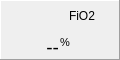
   <widget class="QFrame" name="FIO2Show_frame">
    <property name="geometry">
     <rect>
      <x>780</x>
      <y>380</y>
      <width>120</width>
      <height>60</height>
     </rect>
    </property>
    <property name="frameShape">
     <enum>QFrame::Panel</enum>
    </property>
    <property name="frameShadow">
     <enum>QFrame::Raised</enum>
    </property>
    <widget class="QLabel" name="FIO2Show_value">
     <property name="geometry">
      <rect>
       <x>1</x>
       <y>19</y>
       <width>58</width>
       <height>40</height>
      </rect>
     </property>
     <property name="font">
      <font>
       <pointsize>14</pointsize>
      </font>
     </property>
     <property name="autoFillBackground">
      <bool>true</bool>
     </property>
     <property name="styleSheet">
      <string notr="true"/>
     </property>
     <property name="frameShape">
      <enum>QFrame::NoFrame</enum>
     </property>
     <property name="text">
      <string>--</string>
     </property>
     <property name="textFormat">
      <enum>Qt::RichText</enum>
     </property>
     <property name="alignment">
      <set>Qt::AlignBottom|Qt::AlignRight|Qt::AlignTrailing</set>
     </property>
     <property name="margin">
      <number>4</number>
     </property>
     <property name="indent">
      <number>0</number>
     </property>
    </widget>
    <widget class="QLabel" name="FIO2Show_unit">
     <property name="geometry">
      <rect>
       <x>60</x>
       <y>35</y>
       <width>60</width>
       <height>15</height>
      </rect>
     </property>
     <property name="font">
      <font>
       <pointsize>8</pointsize>
      </font>
     </property>
     <property name="text">
      <string>%</string>
     </property>
    </widget>
    <widget class="QLabel" name="FIO2Show_label">
     <property name="geometry">
      <rect>
       <x>69</x>
       <y>1</y>
       <width>50</width>
       <height>30</height>
      </rect>
     </property>
     <property name="text">
      <string>FiO2</string>
     </property>
     <property name="wordWrap">
      <bool>true</bool>
     </property>
    </widget>
   </widget>
